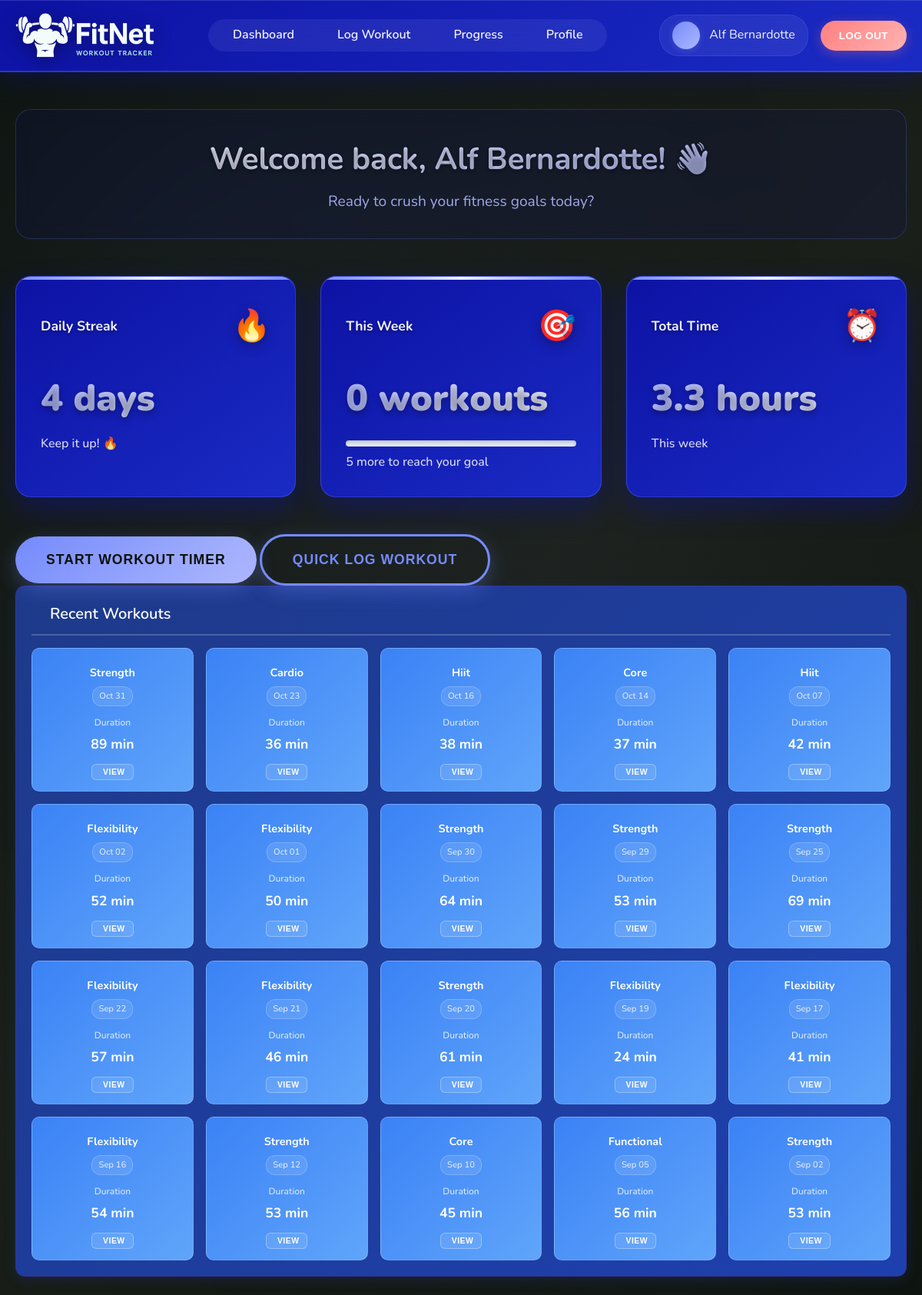
The page /dashboard (signed in) on the database its author committed.
### tables this page shows
CREATE TABLE "Workouts" (
                workout_id INTEGER PRIMARY KEY AUTOINCREMENT,
                user_id INTEGER NOT NULL,
                workout_type TEXT NOT NULL,
                start_time DATETIME,
                end_time DATETIME,
                duration_min INTEGER,
                calories_burned INTEGER,
                FOREIGN KEY (user_id) REFERENCES Users(user_id)
            );

### main.py (the view)
@app.route('/dashboard', methods=['GET'])
def dashboard():
    if 'user_id' not in session:
        return redirect(url_for('login'))
    print(f"DEBUG: Dashboard - session user_id: {session.get('user_id')}, session name: {session.get('name')}")  # Debug line
    conn = get_db_connection()
    user_data = conn.execute(
        'SELECT first_name, surname, email, profile_image FROM Users WHERE user_id = ?',
        (session['user_id'],)
    ).fetchone()
    print(f"DEBUG: User data from DB: {dict(user_data) if user_data else 'None'}")  # Debug line
    if session.get('name') and session.get('name') != 'User':
        full_name = session.get('name')
    elif user_data and user_data['first_name'] and user_data['surname']:
        full_name = f"{user_data['first_name']} {user_data['surname']}"
        session['name'] = full_name
    else:
        full_name = "User"
    print(f"DEBUG: Final full_name: {full_name}")  # Debug line
    streak_query = '''
        SELECT COUNT(*) as streak FROM (
            SELECT DATE(start_time) as workout_date
            FROM Workouts
            WHERE user_id = ?
            GROUP BY workout_date
            ORDER BY workout_date DESC
        )
        WHERE workout_date >= DATE('now', '-6 days')
    '''
    streak_result = conn.execute(streak_query, (session['user_id'],)).fetchone()
    daily_streak = streak_result['streak'] if streak_result else 0
    weekly_workouts_query = (
        'SELECT COUNT(*) FROM Workouts '
        'WHERE user_id = ? AND start_time >= DATE("now", "-6 days")'
    )
    weekly_workouts = conn.execute(weekly_workouts_query, (session['user_id'],)).fetchone()[0]
    total_time_query = '''
        SELECT SUM(duration_min) FROM Workouts
        WHERE user_id = ? AND start_time >= DATE('now', '-6 days')
    '''
    total_time = conn.execute(total_time_query, (session['user_id'],)).fetchone()[0] or 0
    total_time_hours = total_time / 60
    recent_workouts_query = '''
        SELECT workout_id, workout_type, start_time, duration_min
        FROM Workouts
        WHERE user_id = ?
        ORDER BY start_time DESC
        LIMIT 20
    '''
    recent_workouts_raw = conn.execute(recent_workouts_query, (session['user_id'],)).fetchall()
    recent_workouts = []
    for workout in recent_workouts_raw:
        workout_dict = dict(workout)
        if workout_dict['start_time']:
            try:
                from datetime import datetime
                workout_dict['start_time'] = datetime.strptime(workout_dict['start_time'], '%Y-%m-%d %H:%M:%S')
            except (ValueError, TypeError):
                workout_dict['start_time'] = None
        try:
            workout_dict['duration_min'] = int(workout_dict['duration_min']) if workout_dict['duration_min'] else 0
        except (ValueError, TypeError):
            workout_dict['duration_min'] = 0
        try:
            workout_dict['workout_id'] = int(workout_dict['workout_id']) if workout_dict['workout_id'] else 0
        except (ValueError, TypeError):
            workout_dict['workout_id'] = 0
        recent_workouts.append(workout_dict)
    conn.close()
    return render_template(
        'dashboard.html',
        user_data=user_data,
        full_name=full_name,
        daily_streak=daily_streak,
        weekly_workouts=weekly_workouts,
        total_time=total_time,
        total_time_hours=total_time_hours,
        recent_workouts=recent_workouts
    )

### main.py (called while the page is built)
def get_db_connection():
    conn = sqlite3.connect('database/data_source.db')
    conn.row_factory = sqlite3.Row
    return conn

### templates/dashboard.html (shortened to what this page needs)
<!DOCTYPE html>
<html lang="en">
<head>
  <link rel="stylesheet" href="static/css/dashboard.css">
</head>
<body>
  <header class="header">
    <div class="container">
      <div class="logo">
        <img src="static/images/FitNet Logo.png" alt="FitNet Logo">
      </div>
      <nav class="navigation">
        <ul>
          <li><a href="/dashboard">Dashboard</a></li>
          <li><a href="/log-workout">Log Workout</a></li>
          <li><a href="/progress">Progress</a></li>
          <li><a href="/profile">Profile</a></li>
        </ul>
      </nav>
      <div class="actions">
        <div class="user-profile">
          <a href="/profile" class="profile-link">
            <div class="profile-avatar">
            </div>
            <span class="username">{{ full_name if full_name and full_name != 'User' else 'Guest' }}</span>
          </a>
        </div>
        <button class="logout logout-light-red" onclick="window.location.href='/logout'">Log Out</button>
      </div>
    </div>
  </header>
  <main class="container">
    <div class="welcome-section">
      <h2>Welcome back, {{ full_name }}! 👋</h2>
      <p>Ready to crush your fitness goals today?</p>
    </div>
    <div class="stats-cards">
      <div class="card">
        <div class="card-header">
          <span>Daily Streak</span>
          <span class="icon flame">🔥</span>
        </div>
        <div class="card-content">
          <div class="value">{{ daily_streak }} days</div>
          <p>Keep it up! 🔥</p>
        </div>
      </div>
      <div class="card">
        <div class="card-header">
          <span>This Week</span>
          <span class="icon target">🎯</span>
        </div>
        <div class="card-content">
          <div class="value">{{ weekly_workouts }} workouts</div>
          <div class="progress-bar">
          </div>
          <p>{{ 5-weekly_workouts if weekly_workouts < 5 else 0 }} more to reach your goal</p>
        </div>
      </div>
      <div class="card">
        <div class="card-header">
          <span>Total Time</span>
          <span class="icon clock">⏰</span>
        </div>
        <div class="card-content">
          <div class="value">{{ "%.1f"|format(total_time_hours) }} hours</div>
          <p>This week</p>
        </div>
      </div>
    </div>
    <div class="quick-actions">
      <button id="start-workout-btn" class="start-workout" onclick="window.location.href='/log-workout?autostart=true'">Start Workout Timer</button>
      <button id="quick-log-btn" class="schedule-workout" onclick="openQuickLogModal()">Quick Log Workout</button>
    </div>
    <div class="recent-workouts-section">
        <div class="section-header">
            <h3> Recent Workouts</h3>
        </div>
        <div class="workouts-container">
            {% if recent_workouts %}
                {% for workout in recent_workouts %}
                <div class="workout-card">
                    <div class="workout-header">
                        <div class="workout-type">
                            <span class="workout-name">{{ workout.workout_type|title }}</span>
                        </div>
                        <div class="workout-date">
                            {{ workout.start_time.strftime('%b %d') if workout.start_time else 'Recently' }}
                        </div>
                    </div>
                    <div class="workout-details">
                        <div class="workout-stat">
                            <span class="stat-label">Duration</span>
                            <span class="stat-value">{{ workout.duration_min }} min</span>
                        </div>
                    </div>
                    <div class="workout-actions">
                        <button class="btn btn-outline btn-sm" onclick="viewWorkoutDetails({{ workout.workout_id if workout.workout_id else 0 }})">
                             View
                        </button>
                    </div>
                </div>
                {% endfor %}
            {% endif %}
        </div>
    </div>
  </main>
</body>
</html>

### templates/dashboard.html (style rules this page uses)
.recent-workouts-section { background: linear-gradient(135deg, #1e3a8a 0%, #1e40af 100%); border-radius: 12px; padding: 20px; box-shadow: 0 4px 15px rgba(30, 58, 138, 0.3); margin-bottom: 24px; border: 1px solid #3730a3; }
.section-header { display: flex; justify-content: space-between; align-items: center; margin-bottom: 16px; padding-bottom: 10px; border-bottom: 2px solid rgba(255, 255, 255, 0.2); }
.section-header h3 { margin: 0; color: white; font-size: 1.25rem; font-weight: 600; }
.workouts-container { display: flex; gap: 16px; flex-wrap: wrap; }
.workout-card { background: linear-gradient(135deg, #3b82f6 0%, #60a5fa 100%); border: 1px solid rgba(255, 255, 255, 0.2); border-radius: 10px; padding: 14px; transition: all 0.3s ease; position: relative; flex: 1; min-width: 180px; max-width: 220px; color: white; }
.workout-header { display: flex; flex-direction: column; align-items: center; text-align: center; margin-bottom: 12px; }
.workout-type { display: flex; flex-direction: column; align-items: center; font-weight: 600; color: white; margin-bottom: 6px; }
.workout-name { font-size: 0.9rem; font-weight: 700; }
.workout-date { font-size: 0.7rem; color: rgba(255, 255, 255, 0.8); font-weight: 500; background: rgba(255, 255, 255, 0.1); padding: 3px 8px; border-radius: 12px; border: 1px solid rgba(255, 255, 255, 0.2); }
.workout-details { margin-bottom: 12px; text-align: center; }
.workout-stat { display: flex; flex-direction: column; align-items: center; gap: 4px; }
.stat-label { color: rgba(255, 255, 255, 0.8); font-size: 0.75rem; font-weight: 500; }
.stat-value { font-weight: 700; color: white; font-size: 1.1rem; }
.workout-actions { display: flex; justify-content: center; }
.btn { padding: 6px 12px; border: none; border-radius: 6px; cursor: pointer; text-decoration: none; display: inline-flex; align-items: center; gap: 4px; font-size: 0.7rem; font-weight: 600; transition: all 0.3s ease; text-transform: uppercase; letter-spacing: 0.5px; }
.btn-sm { padding: 4px 10px; font-size: 0.65rem; }
.btn-outline { background-color: rgba(255, 255, 255, 0.1); border: 1.5px solid rgba(255, 255, 255, 0.3); color: white; }

### rows shown on the page
Workouts: workout_type "Strength", start_time "Oct 31", duration_min "89"
Workouts: workout_type "Cardio", start_time "Oct 23", duration_min "36"
Workouts: workout_type "Hiit", start_time "Oct 16", duration_min "38"
Workouts: workout_type "Core", start_time "Oct 14", duration_min "37"
Workouts: workout_type "Hiit", start_time "Oct 07", duration_min "42"
Workouts: workout_type "Flexibility", start_time "Oct 02", duration_min "52"
Workouts: workout_type "Flexibility", start_time "Oct 01", duration_min "50"
Workouts: workout_type "Strength", start_time "Sep 30", duration_min "64"
Workouts: workout_type "Strength", start_time "Sep 29", duration_min "53"
Workouts: workout_type "Strength", start_time "Sep 25", duration_min "69"
Workouts: workout_type "Flexibility", start_time "Sep 22", duration_min "57"
Workouts: workout_type "Flexibility", start_time "Sep 21", duration_min "46"
Workouts: workout_type "Strength", start_time "Sep 20", duration_min "61"
Workouts: workout_type "Flexibility", start_time "Sep 19", duration_min "24"
Workouts: workout_type "Flexibility", start_time "Sep 17", duration_min "41"
Workouts: workout_type "Flexibility", start_time "Sep 16", duration_min "54"
Workouts: workout_type "Strength", start_time "Sep 12", duration_min "53"
Workouts: workout_type "Core", start_time "Sep 10", duration_min "45"
Workouts: workout_type "Functional", start_time "Sep 05", duration_min "56"
Workouts: workout_type "Strength", start_time "Sep 02", duration_min "53"

### other values the page prints
{{ full_name if full_name and full_name != 'User' else 'Guest' }} "Alf Bernardotte"
{{ full_name }} "Alf Bernardotte"
{{ daily_streak }} "4"
{{ weekly_workouts }} "0"
{{ 5-weekly_workouts if weekly_workouts < 5 else 0 }} "5"
{{ "%.1f"|format(total_time_hours) }} "3.3"
